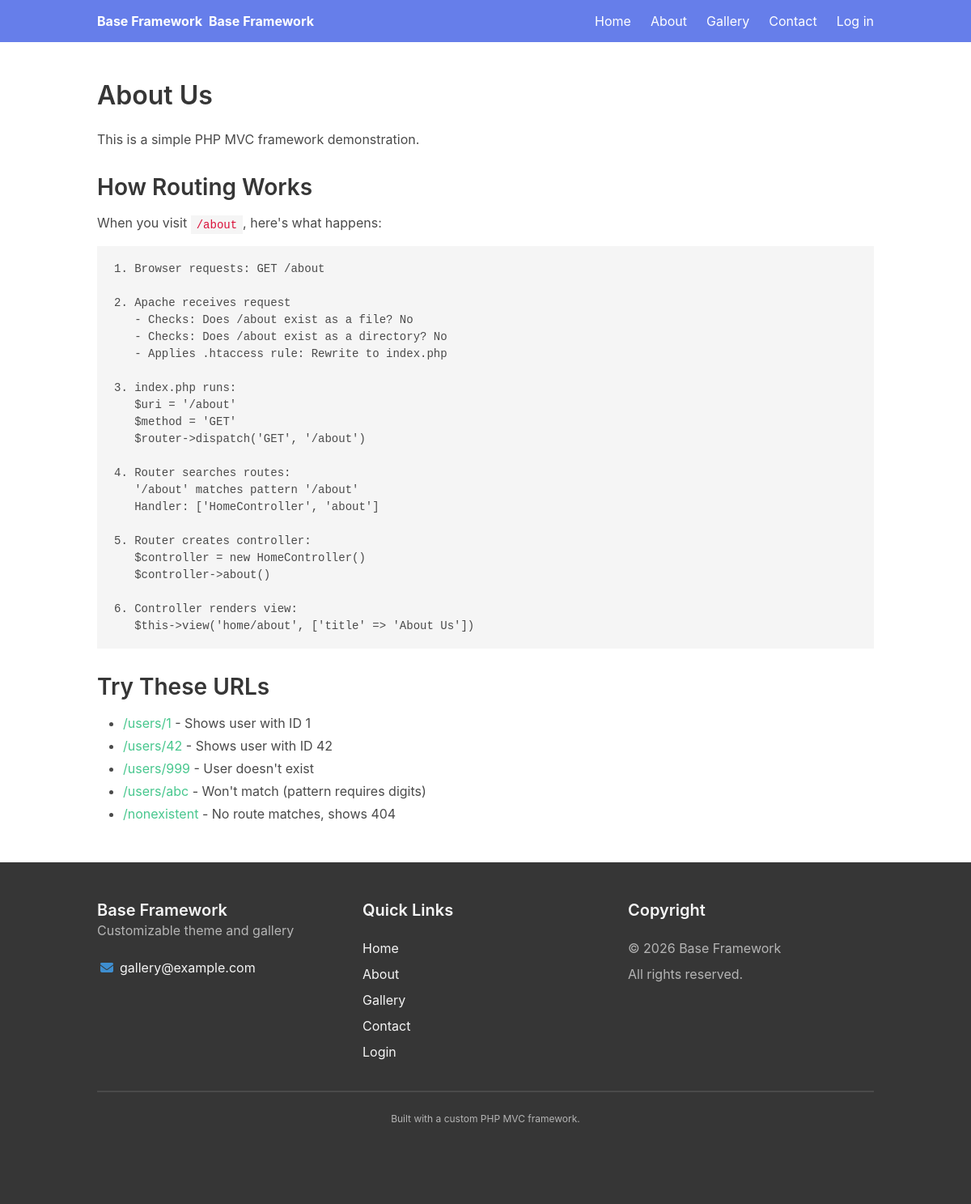
/about, run on the app's committed database.
### tables this page shows
CREATE TABLE IF NOT EXISTS theme_settings (
    id INT AUTO_INCREMENT PRIMARY KEY,

     
    primary_color VARCHAR(7) NOT NULL DEFAULT '#667eea' COMMENT 'Primary brand color (hex)',
    secondary_color VARCHAR(7) NOT NULL DEFAULT '#764ba2' COMMENT 'Secondary accent color (hex)',
    accent_color VARCHAR(7) NOT NULL DEFAULT '#48c78e' COMMENT 'Tertiary accent color (hex)',
    danger_color VARCHAR(7) NOT NULL DEFAULT '#f14668' COMMENT 'Danger/destructive color (hex)',

     
    navbar_color VARCHAR(7) DEFAULT '#667eea' COMMENT 'Navbar background color (hex)',
    navbar_hover_color VARCHAR(7) DEFAULT '#ffffff' COMMENT 'Navbar hover color (hex)',
    navbar_text_color VARCHAR(7) DEFAULT '#ffffff' COMMENT 'Navbar text color (hex)',

     
    logo_path VARCHAR(255) DEFAULT NULL COMMENT 'Path to uploaded logo file',
    favicon_path VARCHAR(255) DEFAULT NULL COMMENT 'Path to uploaded favicon file',
    site_name VARCHAR(100) DEFAULT NULL COMMENT 'Site name displayed in navigation',
    gallery_contact_email VARCHAR(255) DEFAULT NULL COMMENT 'Contact email shown on gallery/footer',
    footer_tagline VARCHAR(255) DEFAULT NULL COMMENT 'Optional footer tagline',

     
    hero_background_color VARCHAR(7) DEFAULT NULL COMMENT 'Hero background color (hex)',
    hero_background_image VARCHAR(255) DEFAULT NULL COMMENT 'Hero background image path',

     
    header_style ENUM('fixed', 'static') NOT NULL DEFAULT 'static' COMMENT 'Header positioning',
    card_style ENUM('default', 'elevated', 'flat') NOT NULL DEFAULT 'default' COMMENT 'Card appearance style',

     
    created_at TIMESTAMP DEFAULT CURRENT_TIMESTAMP,
    updated_at TIMESTAMP DEFAULT CURRENT_TIMESTAMP ON UPDATE CURRENT_TIMESTAMP
);

### app/Controllers/HomeController.php (called while the page is built, shortened)
<?php
class HomeController extends Controller
{
    public function about(): void
    {
        $this->view('home/about', [
            'title' => 'About Us',
        ]);
    }
}

### public/index.php (called while the page is built, shortened)
<?php
require_once BASE_PATH . '/core/Autoloader.php';
require_once BASE_PATH . '/core/helpers.php';
$uri = parse_url($_SERVER['REQUEST_URI'], PHP_URL_PATH);
$method = $_SERVER['REQUEST_METHOD'];
$router = new Core\Router();
$router->dispatch($method, $uri);

### core/helpers.php (called while the page is built, shortened)
<?php
function e(string $value): string
{
    return htmlspecialchars($value, ENT_QUOTES, 'UTF-8');
}
function is_authenticated(): bool
{
    return isset($_SESSION['user_id']);
}
function get_site_theme(): array
{
    static $theme = null;
    if ($theme !== null) {
        return $theme;
    }
    try {
        $theme = \App\Models\ThemeSetting::getSiteTheme();
    } catch (\Exception $e) {
        error_log("Failed to load theme settings: " . $e->getMessage());
        $theme = [
            'primary_color' => '#667eea',
            'secondary_color' => '#764ba2',
            'accent_color' => '#48c78e',
            'logo_path' => null,
            'favicon_path' => null,
            'header_style' => 'static',
            'card_style' => 'default',
        ];
    }
    return $theme;
}
function theme_setting(string $key, $default = null)
{
    $theme = get_site_theme();
    return $theme[$key] ?? $default;
}

### core/Autoloader.php (called while the page is built, shortened)
<?php
spl_autoload_register(function (string $class): void {
    $namespaceMap = [
        'Core\\'  => BASE_PATH . '/core/',
        'App\\'   => BASE_PATH . '/app/',
    ];
    foreach ($namespaceMap as $prefix => $directory) {
        $prefixLength = strlen($prefix);
        if (strncmp($prefix, $class, $prefixLength) === 0) {
            $relativeClass = substr($class, $prefixLength);
            $file = $directory . str_replace('\\', '/', $relativeClass) . '.php';
            if (file_exists($file)) {
                return;
            }
        }
    }
});

### core/Database.php (called while the page is built, shortened)
<?php
class Database
{
    private static ?Database $instance = null;
    private PDO $pdo;
    private function __construct()
    {
        try {
            $dsn = "mysql:host=" . DB_HOST . ";dbname=" . DB_NAME . ";charset=utf8mb4";
            $options = [
                PDO::ATTR_ERRMODE            => PDO::ERRMODE_EXCEPTION,
                PDO::ATTR_DEFAULT_FETCH_MODE => PDO::FETCH_ASSOC,
                PDO::ATTR_EMULATE_PREPARES   => false,
            ];
            $this->pdo = new PDO($dsn, DB_USER, DB_PASS, $options);
        } catch (PDOException $e) {
            error_log("Database Connection Error: " . $e->getMessage());
            throw new \Exception("Could not connect to database");
        }
    }
    public static function getInstance(): Database
    {
        if (self::$instance === null) {
            self::$instance = new Database();
        }
        return self::$instance;
    }
    public function query(string $sql, array $params = []): \PDOStatement
    {
        try {
            $stmt = $this->pdo->prepare($sql);
            $stmt->execute($params);
            return $stmt;
        } catch (PDOException $e) {
            error_log("Database Query Error: " . $e->getMessage());
            error_log("SQL: {$sql}");
            throw $e;
        }
    }
    public function fetch(string $sql, array $params = []): ?array
    {
        $stmt = $this->query($sql, $params);
        $result = $stmt->fetch();
        return $result ?: null;
    }
}

### app/Models/ThemeSetting.php (called while the page is built, shortened)
<?php
class ThemeSetting extends Model
{
    public static function getSiteTheme(): ?array
    {
        $instance = new static();
        $sql = "SELECT * FROM {$instance->table} LIMIT 1";
        return $instance->getDatabase()->fetch($sql);
    }
}

### app/Models/Model.php (called while the page is built, shortened)
<?php
abstract class Model
{
    protected Database $db;
    public function __construct()
    {
        $this->db = Database::getInstance();
    }
    protected function getDatabase(): Database
    {
        return $this->db;
    }
}

### app/Views/layouts/main.php (the view, shortened to what this page needs)
<?php
$theme = get_site_theme();
?>
<!DOCTYPE html>
<html lang="en">
<head>
    <link rel="stylesheet" href="https://cdn.jsdelivr.net/npm/bulma@0.9.4/css/bulma.min.css">
    <link rel="stylesheet" href="https://cdnjs.cloudflare.com/ajax/libs/font-awesome/6.4.0/css/all.min.css">
    <link rel="stylesheet" href="/assets/css/app.css">
</head>
<body>
    <?php require BASE_PATH . '/app/Views/partials/nav.php'; ?>
    <main class="content-wrapper">
        <?= $content ?>
    </main>
    <?php
    $siteName = theme_setting('site_name') ?: APP_NAME;
    $footerEmail = theme_setting('gallery_contact_email');
    $footerTagline = theme_setting('footer_tagline');
    $currentYear = date('Y');
    ?>
    <footer class="footer has-background-dark has-text-light">
        <div class="container">
            <div class="columns">
                <div class="column is-4">
                    <h3 class="title is-5 has-text-light"><?= e($siteName) ?></h3>
                    <?php if (!empty($footerTagline)): ?>
                        <p class="subtitle is-6 has-text-grey-light"><?= e($footerTagline) ?></p>
                    <?php endif; ?>
                    <?php if (!empty($footerEmail)): ?>
                        <p class="mt-3">
                            <span class="icon-text">
                                <span class="icon has-text-info">
                                    <i class="fas fa-envelope"></i>
                                </span>
                                <span><a href="mailto:<?= e($footerEmail) ?>" class="has-text-light"><?= e($footerEmail) ?></a></span>
                            </span>
                        </p>
                    <?php endif; ?>
                </div>
                <div class="column is-4">
                    <h3 class="title is-5 has-text-light">Quick Links</h3>
                    <ul>
                        <li><a href="/" class="has-text-light">Home</a></li>
                        <li class="mt-2"><a href="/about" class="has-text-light">About</a></li>
                        <li class="mt-2"><a href="/gallery" class="has-text-light">Gallery</a></li>
                        <li class="mt-2"><a href="/contact" class="has-text-light">Contact</a></li>
                        <?php if (is_authenticated()): ?>
                            <?php if (is_admin()): ?>
                                <li class="mt-2"><a href="/admin" class="has-text-light">Admin Panel</a></li>
                            <?php endif; ?>
                        <?php else: ?>
                            <li class="mt-2"><a href="/login" class="has-text-light">Login</a></li>
                        <?php endif; ?>
                    </ul>
                </div>
                <div class="column is-4">
                    <h3 class="title is-5 has-text-light">Copyright</h3>
                    <p class="has-text-grey-light">
                        © <?= $currentYear ?> <?= e($siteName) ?>
                    </p>
                    <p class="has-text-grey-light mt-2">
                        All rights reserved.
                    </p>
                </div>
            </div>
            <hr class="has-background-grey-dark">
            <div class="content has-text-centered has-text-grey-light">
                <p class="is-size-7">
                    Built with a custom PHP MVC framework.
                </p>
            </div>
        </div>
    </footer>
</body>
</html>

### app/Views/home/about.php (shortened to what this page needs)
<section class="section">
    <div class="container">
        <h1 class="title"><?= e($title) ?></h1>
        <div class="content">
            <p>This is a simple PHP MVC framework demonstration.</p>
            <h2>How Routing Works</h2>
            <p>When you visit <code>/about</code>, here's what happens:</p>
            <pre><code>1. Browser requests: GET /about
2. Apache receives request
   - Checks: Does /about exist as a file? No
   - Checks: Does /about exist as a directory? No
   - Applies .htaccess rule: Rewrite to index.php
3. index.php runs:
   $uri = '/about'
   $method = 'GET'
   $router->dispatch('GET', '/about')
4. Router searches routes:
   '/about' matches pattern '/about'
   Handler: ['HomeController', 'about']
5. Router creates controller:
   $controller = new HomeController()
   $controller->about()
6. Controller renders view:
   $this->view('home/about', ['title' => 'About Us'])</code></pre>
            <h2>Try These URLs</h2>
            <ul>
                <li><a href="/users/1">/users/1</a> - Shows user with ID 1</li>
                <li><a href="/users/42">/users/42</a> - Shows user with ID 42</li>
                <li><a href="/users/999">/users/999</a> - User doesn't exist</li>
                <li><a href="/users/abc">/users/abc</a> - Won't match (pattern requires digits)</li>
                <li><a href="/nonexistent">/nonexistent</a> - No route matches, shows 404</li>
            </ul>
        </div>
    </div>
</section>

### core/Router.php (shortened to what this page needs)
<?php
class Router
{
    protected array $routes;
    public function __construct()
    {
        $this->routes = require BASE_PATH . '/config/routes.php';
    }
    public function dispatch(string $method, string $uri): void
    {
        $uri = $this->normalizeUri($uri);
        foreach ($this->routes[$method] as $pattern => $handler) {
            $params = $this->matchRoute($pattern, $uri);
            if ($params !== false) {
                $this->callController($handler, $params);
                return;
            }
        }
        throw new \Core\Exceptions\NotFoundHttpException("No route matches {$method} {$uri}");
    }
    protected function normalizeUri(string $uri): string
    {
        $uri = rtrim($uri, '/') ?: '/';
        return $uri;
    }
    protected function matchRoute(string $pattern, string $uri): array|false
    {
        $regex = '#^' . $pattern . '$#';
        if (preg_match($regex, $uri, $matches)) {
            array_shift($matches);
            return $matches;
        }
        return false;
    }
    protected function callController(array $handler, array $params): void
    {
        $methodName = $handler[1];
        $controller = new $controllerClass();
        call_user_func_array([$controller, $methodName], $params);
    }
}

### app/Views/partials/nav.php (shortened to what this page needs)
<nav class="navbar is-primary" role="navigation" aria-label="main navigation">
    <div class="container">
        <div class="navbar-brand">
            <?php
            $logo = theme_setting('logo_path');
            $siteName = theme_setting('site_name');
            ?>
            <a class="navbar-item has-text-weight-bold" href="/">
                <?php if ($logo): ?>
                    <img src="<?= e($logo) ?>" alt="<?= APP_NAME ?>" style="max-height: 40px;">
                <?php else: ?>
                    <?= APP_NAME ?>
                <?php endif; ?>
                <?php if ($siteName): ?>
                    <span class="ml-2"><?= e($siteName) ?></span>
                <?php endif; ?>
            </a>
        </div>
        <div id="mainNavbar" class="navbar-menu">
            <div class="navbar-end">
                <a class="navbar-item" href="/">Home</a>
                <a class="navbar-item" href="/about">About</a>
                <a class="navbar-item" href="/gallery">Gallery</a>
                <a class="navbar-item" href="/contact">Contact</a>
                <?php if (is_authenticated()): ?>
                    <?php $user = auth_user(); ?>
                    <div class="navbar-item has-dropdown is-hoverable">
                        <a class="navbar-link">
                            <?= e($user['name']) ?>
                            <?php if (is_admin()): ?>
                                <span class="tag is-warning is-small ml-2">Admin</span>
                            <?php endif; ?>
                        </a>
                        <div class="navbar-dropdown is-right">
                            <a class="navbar-item" href="/profile">
                                <span class="icon"><i class="fas fa-user"></i></span>
                                <span>Profile</span>
                            </a>
                            <?php if (is_admin()): ?>
                                <a class="navbar-item" href="/admin">
                                    <span class="icon"><i class="fas fa-cog"></i></span>
                                    <span>Admin Panel</span>
                                </a>
                            <?php endif; ?>
                            <hr class="navbar-divider">
                            <form method="POST" action="/logout">
                                <?= csrf_field() ?>
                                <button type="submit" class="navbar-item" style="width: 100%; border: none; background: none; cursor: pointer; justify-content: flex-start; display: flex; align-items: center; font-family: inherit; font-size: inherit; padding: 0.5rem 0.75rem;">
                                    <span class="icon"><i class="fas fa-sign-out-alt"></i></span>
                                    <span>Logout</span>
                                </button>
                            </form>
                        </div>
                    </div>
                <?php else: ?>
                    <a class="navbar-item" href="/login">Log in</a>
                <?php endif; ?>
            </div>
        </div>
    </div>
</nav>

### public/assets/css/app.css (style rules this page uses)
.content-wrapper { min-height: calc(100vh - 200px); }

### data on the page
theme_settings: site_name "Base Framework", footer_tagline "Customizable theme and gallery", gallery_contact_email "gallery@example.com"
